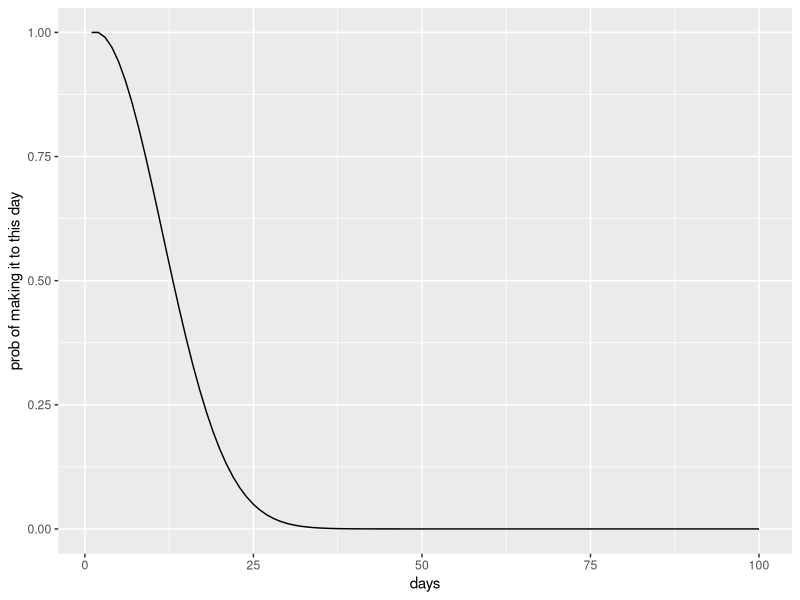
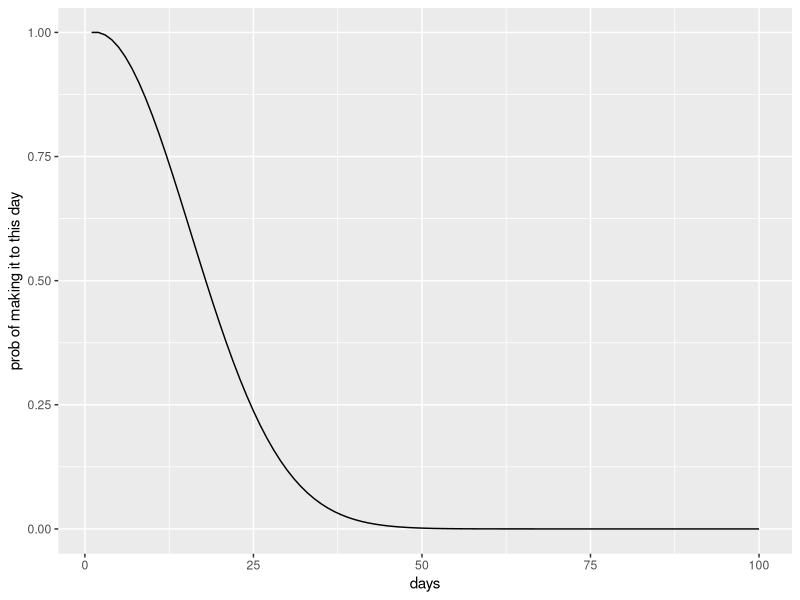
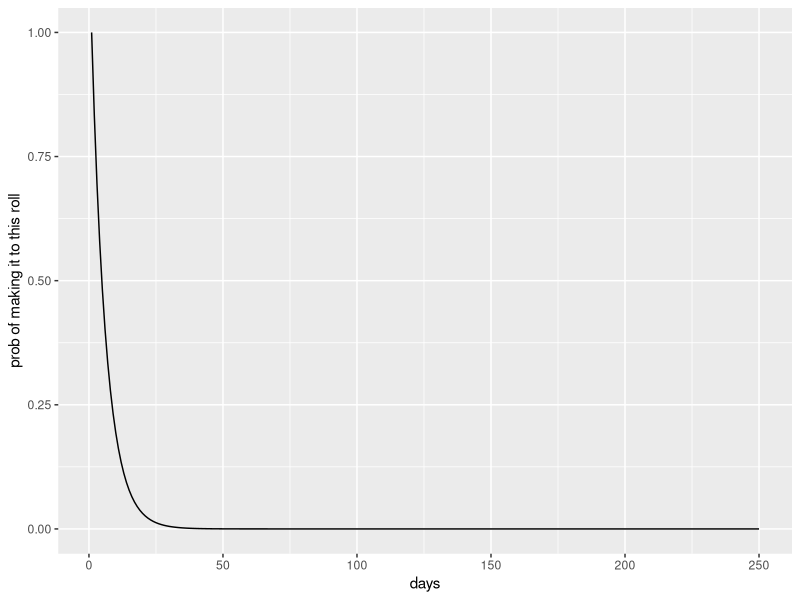

Reproduce these figures in R, in order.
library(tidyverse)
options(scipen = 999)
# https://fivethirtyeight.com/features/work-a-shift-in-the-riddler-gift-shop/
# You take half of a vitamin every morning. The vitamins are sold in a bottle of 100 (whole) tablets, so at first you have to cut the tablets in half. Every day you randomly pull one thing from the bottle — if it’s a whole tablet, you cut it in half and put the leftover half back in the bottle. If it’s a half-tablet, you take the vitamin. You just bought a fresh bottle. How many days, on average, will it be before you pull a half-tablet out of the bottle?

#Extra credit: What if the halves are less likely to come up than the full tablets? They are smaller, after all.


# This problem was fun because its answer is similar to a geometric distribution - that is, the number X of Bernoulli trials needed to get one success - but in this case, the probabilities update dynamically based on how many half-pills are being placed in the bottle. I first thought of ways to either simulate the problem or find an equation for sampling with replacement; but then it occurred to me that I could just create a vector with the probability of *not* picking a half-pill on any given day and then take the cumulative product of those. I was initially tempted to look for the day where the probability of not picking a half-pill goes below .5, but my friend Andrew pointed out that this is the median and not the mean. To get the mean, you need to sum the product of the days, probability of picking a half-pill, and the probability of *not* picking a half-pill. 



# n is a vector of the days
n <- c(1:100)

# p is the conditional probability of picking a half pill, conditioned on you already making it to day n without having selected a half pill (essentially, the portion of half-pills in the jar at the beginning of a day)
p <- n %>% 
  map(function(x) (x-1) / 100) %>% 
  unlist()

#  k is the probability you will make it to day n, without selecting a half pill (not including day n).
k <- p %>%
  map(function(x) 1 - x) %>%
  cumprod() %>% 
  append(1, after = 1) %>% 
  head(-1)

mean <- sum(n * p * k)

# The approximate mediad
median <- length(k[k > .50])


ggplot() + geom_line(aes(x=n,y= k), stat='identity') + xlab('days') + ylab('prob of making it to this day')



## Extra credit!
library(tidyverse)

# n is a vector of the days
n <- c(1:100)

# p is the conditional probability of picking a half pill, conditioned on you already making it to day n without having selected a half pill (essentially, the portion of half-pills in the jar at the beginning of a day)
p <- n %>% 
  map(function(x) (x-1) * .5 / 100) %>% 
  unlist()

#  k is the probability you will make it to day n, without selecting a half pill (not including day n).
k <- p %>%
  map(function(x) 1 - x) %>%
  cumprod() %>% 
  append(1, after = 1) %>% 
  head(-1)

mean <- sum(n * p * k)


ggplot() + geom_line(aes(x=n,y= k), stat='identity') + xlab('days') + ylab('prob of making it to this day')




#### Test

# Now to show it works with the traditional dice roll - this is the response you would expect from geometric
n <- c(1:250)

# p is the conditional probability of rolling a 6, conditioned on you already making it to roll n without having rolled a 6
p <- n %>% 
  map(function(x) 1/6) %>% 
  unlist()

#  k is the probability you will make it to roll n, without rolling a 6 (not including roll n).
k <- p %>%
  map(function(x) 1 - x) %>%
  cumprod() %>% 
  append(1, after = 0) %>% 
  head(-1)

mean <- sum(n * p * k)


ggplot() + geom_line(aes(x=n,y= k), stat='identity') + xlab('days') + ylab('prob of making it to this roll')


